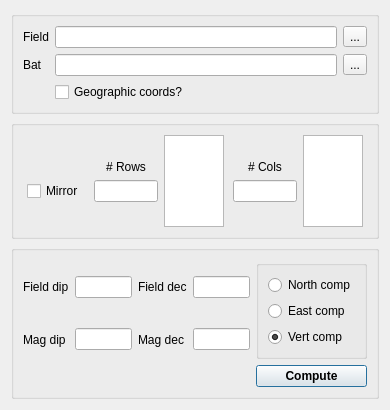
<?xml version="1.0" encoding="UTF-8"?>
<ui version="4.0">
 <class>ComponentFromTotalAnomalyDialog</class>
 <widget class="QDialog" name="ComponentFromTotalAnomalyDialog">
  <property name="geometry">
   <rect>
    <x>0</x>
    <y>0</y>
    <width>390</width>
    <height>410</height>
   </rect>
  </property>
  <property name="windowTitle">
   <string>Component from total anomaly</string>
  </property>
  <layout class="QVBoxLayout" name="verticalLayout_main">
   <item>
    <widget class="QGroupBox" name="gb_files">
     <property name="title">
      <string/>
     </property>
     <layout class="QGridLayout" name="gridLayout_files">
      <item row="0" column="0">
       <widget class="QLabel" name="lbl_field">
        <property name="text">
         <string>Field</string>
        </property>
       </widget>
      </item>
      <item row="0" column="1">
       <widget class="QLineEdit" name="le_field"/>
      </item>
      <item row="0" column="2">
       <widget class="QToolButton" name="btn_fieldBrowse">
        <property name="toolTip">
         <string>Browse for total-field anomaly grid</string>
        </property>
        <property name="text">
         <string>...</string>
        </property>
       </widget>
      </item>
      <item row="1" column="0">
       <widget class="QLabel" name="lbl_bat">
        <property name="text">
         <string>Bat</string>
        </property>
       </widget>
      </item>
      <item row="1" column="1">
       <widget class="QLineEdit" name="le_bat"/>
      </item>
      <item row="1" column="2">
       <widget class="QToolButton" name="btn_batBrowse">
        <property name="toolTip">
         <string>Browse for bathymetry/topography grid</string>
        </property>
        <property name="text">
         <string>...</string>
        </property>
       </widget>
      </item>
      <item row="2" column="1">
       <widget class="QCheckBox" name="chk_geographicCoords">
        <property name="text">
         <string>Geographic coords?</string>
        </property>
       </widget>
      </item>
     </layout>
    </widget>
   </item>
   <item>
    <widget class="QGroupBox" name="gb_dims">
     <property name="title">
      <string/>
     </property>
     <layout class="QHBoxLayout" name="horizontalLayout_dims">
      <item>
       <spacer name="horizontalSpacer_dims0">
        <property name="orientation">
         <enum>Qt::Orientation::Horizontal</enum>
        </property>
        <property name="sizeType">
         <enum>QSizePolicy::Policy::Expanding</enum>
        </property>
        <property name="sizeHint" stdset="0">
         <size>
          <width>20</width>
          <height>20</height>
         </size>
        </property>
       </spacer>
      </item>
      <item alignment="Qt::AlignmentFlag::AlignVCenter">
       <widget class="QWidget" name="mirrorBox" native="true">
        <property name="sizePolicy">
         <sizepolicy hsizetype="Preferred" vsizetype="Fixed">
          <horstretch>0</horstretch>
          <verstretch>0</verstretch>
         </sizepolicy>
        </property>
        <layout class="QVBoxLayout" name="verticalLayout_mirror">
         <property name="leftMargin">
          <number>0</number>
         </property>
         <property name="topMargin">
          <number>0</number>
         </property>
         <property name="rightMargin">
          <number>0</number>
         </property>
         <property name="bottomMargin">
          <number>0</number>
         </property>
         <item>
          <widget class="QLabel" name="lbl_mirrorSpacer">
           <property name="text">
            <string/>
           </property>
          </widget>
         </item>
         <item>
          <widget class="QCheckBox" name="chk_mirror">
           <property name="text">
            <string>Mirror</string>
           </property>
          </widget>
         </item>
        </layout>
       </widget>
      </item>
      <item>
       <spacer name="horizontalSpacer_dims1">
        <property name="orientation">
         <enum>Qt::Orientation::Horizontal</enum>
        </property>
        <property name="sizeHint" stdset="0">
         <size>
          <width>20</width>
          <height>20</height>
         </size>
        </property>
       </spacer>
      </item>
      <item>
       <layout class="QHBoxLayout" name="horizontalLayout_rows">
        <item alignment="Qt::AlignmentFlag::AlignVCenter">
         <widget class="QWidget" name="rowsBox" native="true">
          <property name="sizePolicy">
           <sizepolicy hsizetype="Preferred" vsizetype="Fixed">
            <horstretch>0</horstretch>
            <verstretch>0</verstretch>
           </sizepolicy>
          </property>
          <layout class="QVBoxLayout" name="verticalLayout_rows">
           <property name="leftMargin">
            <number>0</number>
           </property>
           <property name="topMargin">
            <number>0</number>
           </property>
           <property name="rightMargin">
            <number>0</number>
           </property>
           <property name="bottomMargin">
            <number>0</number>
           </property>
           <item>
            <widget class="QLabel" name="lbl_rows">
             <property name="maximumSize">
              <size>
               <width>80</width>
               <height>16777215</height>
              </size>
             </property>
             <property name="text">
              <string># Rows</string>
             </property>
             <property name="alignment">
              <set>Qt::AlignmentFlag::AlignHCenter</set>
             </property>
            </widget>
           </item>
           <item>
            <widget class="QLineEdit" name="le_rows">
             <property name="maximumSize">
              <size>
               <width>80</width>
               <height>16777215</height>
              </size>
             </property>
             <property name="alignment">
              <set>Qt::AlignmentFlag::AlignHCenter</set>
             </property>
            </widget>
           </item>
          </layout>
         </widget>
        </item>
        <item>
         <widget class="QListWidget" name="list_rowsSuggested">
          <property name="maximumSize">
           <size>
            <width>60</width>
            <height>16777215</height>
           </size>
          </property>
          <property name="toolTip">
           <string>Suggested (fast-FFT) row counts</string>
          </property>
         </widget>
        </item>
       </layout>
      </item>
      <item>
       <spacer name="horizontalSpacer_dims2">
        <property name="orientation">
         <enum>Qt::Orientation::Horizontal</enum>
        </property>
        <property name="sizeHint" stdset="0">
         <size>
          <width>20</width>
          <height>20</height>
         </size>
        </property>
       </spacer>
      </item>
      <item>
       <layout class="QHBoxLayout" name="horizontalLayout_cols">
        <item alignment="Qt::AlignmentFlag::AlignVCenter">
         <widget class="QWidget" name="colsBox" native="true">
          <property name="sizePolicy">
           <sizepolicy hsizetype="Preferred" vsizetype="Fixed">
            <horstretch>0</horstretch>
            <verstretch>0</verstretch>
           </sizepolicy>
          </property>
          <layout class="QVBoxLayout" name="verticalLayout_cols">
           <property name="leftMargin">
            <number>0</number>
           </property>
           <property name="topMargin">
            <number>0</number>
           </property>
           <property name="rightMargin">
            <number>0</number>
           </property>
           <property name="bottomMargin">
            <number>0</number>
           </property>
           <item>
            <widget class="QLabel" name="lbl_cols">
             <property name="maximumSize">
              <size>
               <width>80</width>
               <height>16777215</height>
              </size>
             </property>
             <property name="text">
              <string># Cols</string>
             </property>
             <property name="alignment">
              <set>Qt::AlignmentFlag::AlignHCenter</set>
             </property>
            </widget>
           </item>
           <item>
            <widget class="QLineEdit" name="le_cols">
             <property name="maximumSize">
              <size>
               <width>80</width>
               <height>16777215</height>
              </size>
             </property>
             <property name="alignment">
              <set>Qt::AlignmentFlag::AlignHCenter</set>
             </property>
            </widget>
           </item>
          </layout>
         </widget>
        </item>
        <item>
         <widget class="QListWidget" name="list_colsSuggested">
          <property name="maximumSize">
           <size>
            <width>60</width>
            <height>16777215</height>
           </size>
          </property>
          <property name="toolTip">
           <string>Suggested (fast-FFT) column counts</string>
          </property>
         </widget>
        </item>
       </layout>
      </item>
      <item>
       <spacer name="horizontalSpacer_dims3">
        <property name="orientation">
         <enum>Qt::Orientation::Horizontal</enum>
        </property>
        <property name="sizeType">
         <enum>QSizePolicy::Policy::Expanding</enum>
        </property>
        <property name="sizeHint" stdset="0">
         <size>
          <width>20</width>
          <height>20</height>
         </size>
        </property>
       </spacer>
      </item>
     </layout>
    </widget>
   </item>
   <item>
    <widget class="QGroupBox" name="gb_params">
     <property name="title">
      <string/>
     </property>
     <layout class="QGridLayout" name="gridLayout_params">
      <item row="0" column="0">
       <widget class="QLabel" name="lbl_fieldDip">
        <property name="text">
         <string>Field dip</string>
        </property>
       </widget>
      </item>
      <item row="0" column="1">
       <widget class="QLineEdit" name="le_fieldDip">
        <property name="minimumSize">
         <size>
          <width>28</width>
          <height>0</height>
         </size>
        </property>
        <property name="maximumSize">
         <size>
          <width>70</width>
          <height>16777215</height>
         </size>
        </property>
       </widget>
      </item>
      <item row="0" column="2">
       <widget class="QLabel" name="lbl_fieldDec">
        <property name="text">
         <string>Field dec</string>
        </property>
       </widget>
      </item>
      <item row="0" column="3">
       <widget class="QLineEdit" name="le_fieldDec">
        <property name="minimumSize">
         <size>
          <width>28</width>
          <height>0</height>
         </size>
        </property>
        <property name="maximumSize">
         <size>
          <width>70</width>
          <height>16777215</height>
         </size>
        </property>
       </widget>
      </item>
      <item row="1" column="0">
       <widget class="QLabel" name="lbl_magDip">
        <property name="text">
         <string>Mag dip</string>
        </property>
       </widget>
      </item>
      <item row="1" column="1">
       <widget class="QLineEdit" name="le_magDip">
        <property name="minimumSize">
         <size>
          <width>28</width>
          <height>0</height>
         </size>
        </property>
        <property name="maximumSize">
         <size>
          <width>70</width>
          <height>16777215</height>
         </size>
        </property>
       </widget>
      </item>
      <item row="1" column="2">
       <widget class="QLabel" name="lbl_magDec">
        <property name="text">
         <string>Mag dec</string>
        </property>
       </widget>
      </item>
      <item row="1" column="3">
       <widget class="QLineEdit" name="le_magDec">
        <property name="minimumSize">
         <size>
          <width>28</width>
          <height>0</height>
         </size>
        </property>
        <property name="maximumSize">
         <size>
          <width>70</width>
          <height>16777215</height>
         </size>
        </property>
       </widget>
      </item>
      <item row="0" column="4" rowspan="2">
       <widget class="QGroupBox" name="gb_component">
        <property name="title">
         <string/>
        </property>
        <property name="flat">
         <bool>true</bool>
        </property>
        <layout class="QVBoxLayout" name="verticalLayout_component">
         <item>
          <widget class="QRadioButton" name="rb_northComp">
           <property name="text">
            <string>North comp</string>
           </property>
           <property name="autoExclusive">
            <bool>false</bool>
           </property>
          </widget>
         </item>
         <item>
          <widget class="QRadioButton" name="rb_eastComp">
           <property name="text">
            <string>East comp</string>
           </property>
           <property name="autoExclusive">
            <bool>false</bool>
           </property>
          </widget>
         </item>
         <item>
          <widget class="QRadioButton" name="rb_vertComp">
           <property name="text">
            <string>Vert comp</string>
           </property>
           <property name="checked">
            <bool>true</bool>
           </property>
           <property name="autoExclusive">
            <bool>false</bool>
           </property>
          </widget>
         </item>
        </layout>
       </widget>
      </item>
      <item row="2" column="0" colspan="4">
       <spacer name="horizontalSpacer_params">
        <property name="orientation">
         <enum>Qt::Orientation::Horizontal</enum>
        </property>
        <property name="sizeHint" stdset="0">
         <size>
          <width>40</width>
          <height>20</height>
         </size>
        </property>
       </spacer>
      </item>
      <item row="2" column="4">
       <widget class="QPushButton" name="btn_compute">
        <property name="font">
         <font>
          <bold>true</bold>
         </font>
        </property>
        <property name="text">
         <string>Compute</string>
        </property>
       </widget>
      </item>
     </layout>
    </widget>
   </item>
  </layout>
 </widget>
 <resources/>
 <connections/>
</ui>
